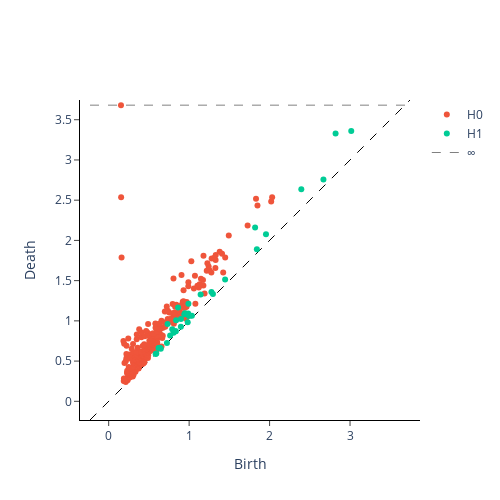

Here is the notebook cell this chart was saved with:
### Markdown cell above
Let us look at its weighted persistence diagram (which is more robust to noise):

### Code cell
vr = ghm.WeightedRipsPersistence(reduced_homology=False)
pd = vr.fit_transform_plot(X[None, ...])
